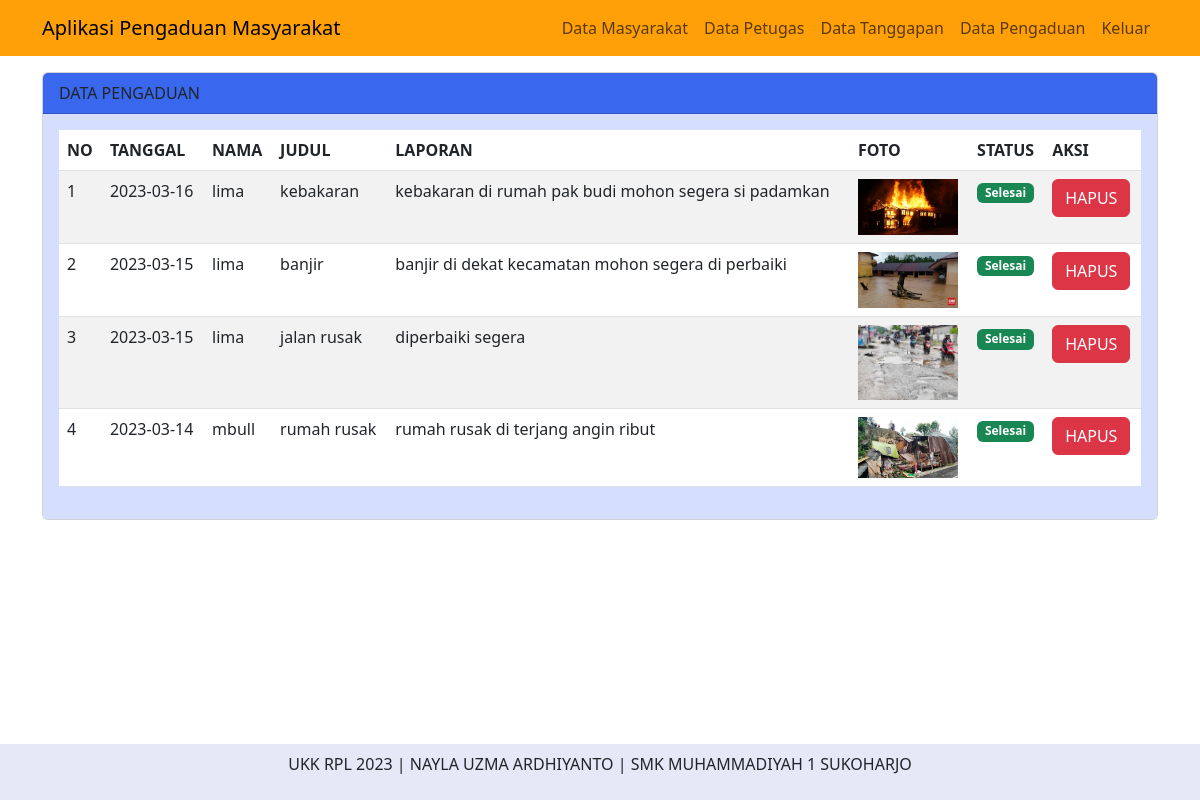
The page /admin/index.php?page=pengaduan (signed in) on the database its author committed.
### tables this page shows
CREATE TABLE `pengaduan` (
  `id_pengaduan` int(11) NOT NULL,
  `tgl_pengaduan` date NOT NULL,
  `nik` char(16) NOT NULL,
  `judul_laporan` varchar(50) NOT NULL,
  `isi_laporan` text NOT NULL,
  `foto` varchar(255) NOT NULL,
  `status` enum('0','proses','selesai') NOT NULL
);

CREATE TABLE `masyarakat` (
  `nik` char(16) NOT NULL,
  `nama` varchar(35) NOT NULL,
  `username` varchar(25) NOT NULL,
  `password` varchar(32) NOT NULL,
  `telp` varchar(13) NOT NULL,
  `level` varchar(10) NOT NULL
);

### admin/data_pengaduan.php (the view, shortened to what this page needs)
<div class="container">
<div class="row">
    <div class="col-md-12 mt-3">
    <div class="card">
            <div class="card-header" style="background-color: #3967ED;">
                DATA PENGADUAN
            </div>
            <div class="card-body" style="background-color: #D5DFFD;">
                <table class="table table-striped">
                    <thead>
                        <tr>
                            <th>NO</th>
                            <th>TANGGAL</th>
                            <th>NAMA</th>
                            <th>JUDUL</th>
                            <th>LAPORAN</th>
                            <th>FOTO</th>
                            <th>STATUS</th>
                            <th>AKSI</th>
                        </tr>
                    </thead>
                    <tbody>
                        <?php
                        include '../config/koneksi.php';
                        $no = 1;
                        $query = mysqli_query($koneksi, "SELECT a.*,b.* FROM pengaduan a INNER JOIN masyarakat b ON a.nik=b.nik ORDER BY id_pengaduan DESC");
                        while($data = mysqli_fetch_array($query)) { ?>
                        <tr>
                            <td><?php echo $no++; ?></td>
                            <td><?php echo $data['tgl_pengaduan'] ?></td>
                            <td><?php echo $data['nama'] ?></td>
                            <td><?php echo $data['judul_laporan'] ?></td>
                            <td><?php echo $data['isi_laporan'] ?></td>
                            <td><img src="../assets/img/<?php echo $data['foto'] ?>" width="100"></td>
                            <td>
                            <?php
                                            if ($data['status'] == 'proses') {
                                                echo "<span class='badge bg-warning'>Proses</span>";
                                            }
                                            elseif ($data['status'] == 'selesai') {
                                                echo "<span class='badge bg-success'>Selesai</span>";
                                            }
                                            else {
                                                echo "<span class='badge bg-danger'>Menunggu</span>";
                                            }
                                            ?>
                            </td>
                            <td>
                                <a href="" class="btn btn-danger" data-bs-toggle="modal" data-bs-target="#hapus<?php echo $data['id_pengaduan'] ?>">HAPUS</a>
                            </td>
                        </tr>
                        <?php } ?>
                    </tbody>
                </table>
            </div>
        </div>
    </div>
</div>
</div>

### layouts/header.php (shortened to what this page needs)
<!DOCTYPE html>
<html lang="en">
<head>
    <link href="https://cdn.jsdelivr.net/npm/bootstrap@5.3.0-alpha1/dist/css/bootstrap.min.css" rel="stylesheet">
    <link href="https://getbootstrap.com/docs/5.3/assets/css/docs.css" rel="stylesheet">
</head>
<body>
    <nav class="navbar navbar-expand-lg " style="background-color: #FFA008;">
  <div class="container">
    <a class="navbar-brand" href="index.php">Aplikasi Pengaduan Masyarakat</a>
    <div class="collapse navbar-collapse justify-content-end" id="navbarNav">
      <ul class="navbar-nav">
        <?php
        if ($_SESSION['login']=='admin') { ?>
          <a class="nav-link" href="index.php?page=masyarakat">Data Masyarakat</a>
          <a class="nav-link" href="index.php?page=petugas">Data Petugas</a>
          <a class="nav-link" href="index.php?page=tanggapan">Data Tanggapan</a>
          <a class="nav-link" href="index.php?page=pengaduan">Data Pengaduan</a>
          <a class="nav-link" href="../config/aksi_logout.php">Keluar</a>
        <?php } elseif ($_SESSION['login']=='petugas') { ?>
           <a class="nav-link" href="index.php?page=pengaduan">Data Pengaduan</a>
           <a class="nav-link" href="../config/aksi_logout.php">Keluar</a>
        <?php } elseif ($_SESSION['login']=='masyarakat') { ?>
           <a class="nav-link" href="../config/aksi_logout.php">Keluar</a>
          <?php } else { ?>
            <a class="nav-link" href="index.php?page=registrasi">Daftar Akun</a>
            <a class="nav-link" href="index.php?page=login">Login</a>
         <?php } ?>
      </ul>
    </div>
  </div>
</nav>

### admin/index.php (shortened to what this page needs)
<?php
include '../layouts/header.php';
if (isset($_GET['page'])) {
    $page= $_GET['page'];
    switch ($page) {
        case 'pengaduan':
            include 'data_pengaduan.php';
            break;
    }
}
     else {
        include 'home.php';
     }
     include '../layouts/footer.php';
?>

### layouts/footer.php (shortened to what this page needs)
<footer class="fotter py-2 fixed-bottom" style="background-color: #002DAE1A;">
    <div class="container">
        <p class="text-center">UKK RPL 2023 | NAYLA UZMA ARDHIYANTO | SMK MUHAMMADIYAH 1 SUKOHARJO</p>
    </div>
</footer>
</body>
</html>

### rows shown on the page
pengaduan: tgl_pengaduan "2023-03-16", nik.nama "lima", judul_laporan "kebakaran", isi_laporan "kebakaran di rumah pak budi mohon segera si padamkan", foto (picture), status "Selesai"
pengaduan: tgl_pengaduan "2023-03-15", nik.nama "lima", judul_laporan "banjir", isi_laporan "banjir di dekat kecamatan mohon segera di perbaiki", foto (picture), status "Selesai"
pengaduan: tgl_pengaduan "2023-03-15", nik.nama "lima", judul_laporan "jalan rusak", isi_laporan "diperbaiki segera", foto (picture), status "Selesai"
pengaduan: tgl_pengaduan "2023-03-14", nik.nama "mbull", judul_laporan "rumah rusak", isi_laporan "rumah rusak di terjang angin ribut", foto (picture), status "Selesai"
